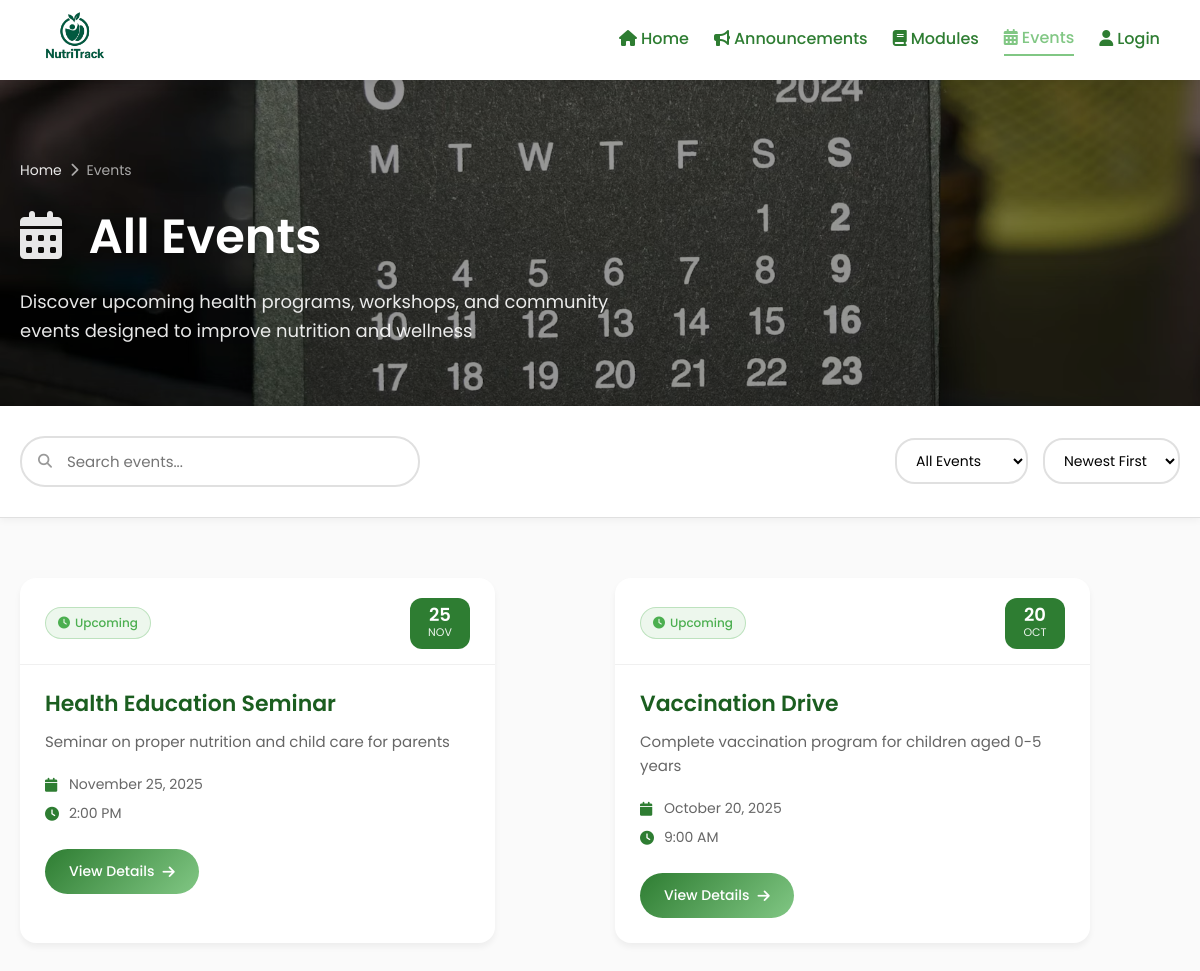
The page /components/events.php (upper part) on the database as committed earlier.
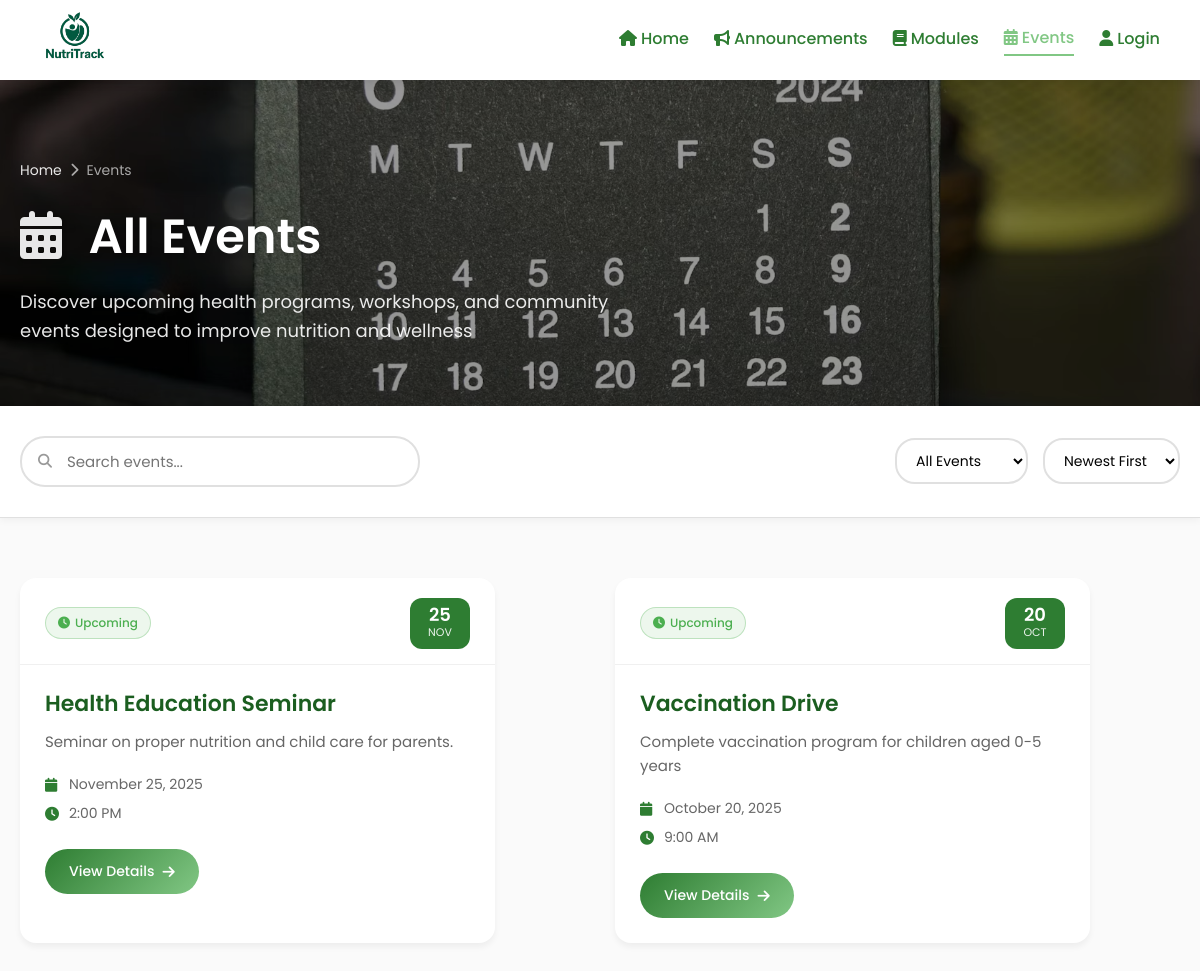
The same page on the database as committed later.
### tables this page shows
CREATE TABLE `tbl_events` (
  `event_id` int(11) NOT NULL,
  `zone_id` int(11) DEFAULT NULL,
  `title` varchar(100) DEFAULT NULL,
  `description` text NOT NULL,
  `event_date` datetime DEFAULT NULL
);

### components/events.php (the view, shortened to what the changed rows need)
<?php
include_once '../backend/config.php';
?>
<!DOCTYPE html>
<html lang="en">
<head>
    <link rel="stylesheet" href="../styles/navbar.css">
    <link rel="stylesheet" href="../styles/footer.css">
    <link rel="stylesheet" href="../styles/event.css">
    <link rel="stylesheet" href="../styles/general.css">
    <link rel="stylesheet" href="https://cdnjs.cloudflare.com/ajax/libs/font-awesome/6.7.2/css/all.min.css">
</head>
<body>
    <main>
        <div class="hero-section">
            <div class="hero-content">
                <h1>
                    <i class="fa-solid fa-calendar-alt"></i>
                    All Events
                </h1>
            </div>
        </div>
        <div class="events-section">
            <div class="events-container">
                <div class="events-grid" id="eventsGrid">
                    <?php
                        $query_events = "SELECT * FROM tbl_events ORDER BY event_date DESC";
                        $result_events = $conn->query($query_events);
                        if ($result_events && $result_events->num_rows > 0) {
                            while ($data_event = $result_events->fetch_assoc()) {
                                $event_date = new DateTime($data_event['event_date']);
                                $current_date = new DateTime();
                                $is_upcoming = $event_date > $current_date;
                                $status = $is_upcoming ? 'upcoming' : 'past';
                    ?>
                    <article class="event-card"
                             data-status="<?php echo $status; ?>"
                             data-date="<?php echo htmlspecialchars($data_event['event_date']); ?>"
                             data-title="<?php echo htmlspecialchars($data_event['title']); ?>"
                             data-description="<?php echo htmlspecialchars($data_event['description']); ?>">
                        <div class="card-header">
                            <div class="status-badge <?php echo $status; ?>">
                                <i class="fa-solid fa-<?php echo $is_upcoming ? 'clock' : 'check'; ?>"></i>
                                <?php echo $is_upcoming ? 'Upcoming' : 'Completed'; ?>
                            </div>
                            <div class="date-badge">
                                <div class="date-day"><?php echo $event_date->format('d'); ?></div>
                                <div class="date-month"><?php echo $event_date->format('M'); ?></div>
                            </div>
                        </div>
                        <div class="card-content">
                            <h2><?php echo htmlspecialchars($data_event['title']); ?></h2>
                            <p><?php echo htmlspecialchars(substr($data_event['description'], 0, 150)) . (strlen($data_event['description']) > 150 ? '...' : ''); ?></p>
                            <div class="event-details">
                                <div class="detail-item">
                                    <i class="fa-solid fa-calendar"></i>
                                    <span><?php echo $event_date->format('F j, Y'); ?></span>
                                </div>
                                <div class="detail-item">
                                    <i class="fa-solid fa-clock"></i>
                                    <span><?php echo $event_date->format('g:i A'); ?></span>
                                </div>
                            </div>
                        </div>
                        <div class="card-actions">
                            <a href="./event-detail.php?id=<?php echo $data_event['event_id']; ?>" class="view-details-btn">
                                View Details
                                <i class="fa-solid fa-arrow-right"></i>
                            </a>
                        </div>
                    </article>
                    <?php
                            }
                        }
                    ?>
                </div>
            </div>
        </div>
    </main>
</body>
</html>

Rows that differ between the two databases and show on the page:
changed tbl_events "Health Education Seminar": description "Seminar on proper nutrition and child care for parents" → "Seminar on proper nutrition and child care for parents."
